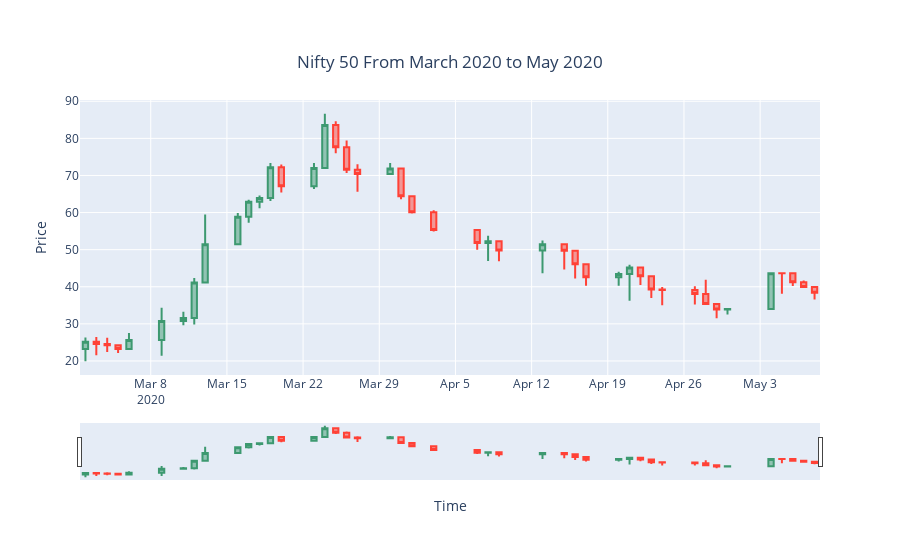

Notebook source saved alongside this figure:
### Code cell
Candlestick_data = nifty_50_df['3-2020':'2020']

fig = go.Figure(data=go.Candlestick(x=Candlestick_data.index,
                            open=Candlestick_data['Open'],
                            high=Candlestick_data['High'],
                            low=Candlestick_data['Low'],
                            close=Candlestick_data['Close']))

fig.update_layout(title_text='Nifty 50 From March 2020 to May 2020',
                  title={
                    'y':0.9,
                    'x':0.5,
                    'xanchor': 'center',
                    'yanchor': 'top'},
                  xaxis_rangeslider_visible=True, 
                  xaxis_title="Time", 
                  yaxis_title="Price")

fig.show()
